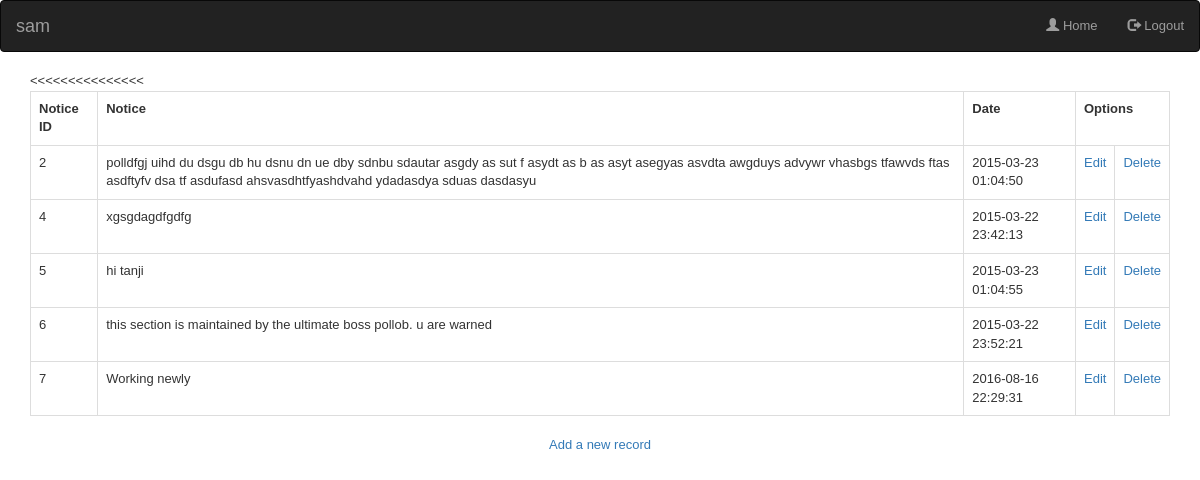
Page /admin/notice_section.php (signed in) on the committed database.
### tables this page shows
CREATE TABLE IF NOT EXISTS `notice` (
  `notice_id` int(11) NOT NULL AUTO_INCREMENT,
  `notice` varchar(500) NOT NULL,
  `date` datetime NOT NULL,
  PRIMARY KEY (`notice_id`)
);

### admin/function.php (called while the page is built, shortened)
<?php
function pagination($query,$per_page=10,$page=1,$url='?'){
    $page = ($page == 0 ? 1 : $page);
    $pagination = "";
    return $pagination;
}
?>

### admin/notice_section.php (the view, shortened to what this page needs)
<!DOCTYPE html>
<html>
<head>
	<link href='../css/fullcalendar.css' rel='stylesheet' />
	<link href='../css/fullcalendar.print.css' rel='stylesheet' media='print' />
	<link rel="stylesheet" type="text/css" href="../css/bootstrap.min.css">
</head>
<body>
 <nav class="navbar navbar-inverse">
  <div class="container-fluid">
    <div class="navbar-header">
      <a class="navbar-brand" href="#"><?php echo $_SESSION['user_id']; ?></a>
    </div>
    <div>
      <ul class="nav navbar-nav navbar-right">
        <li><a href="admin_home.php"><span class="glyphicon glyphicon-user"></span> Home</a></li>
        <li><a href="../logout.php"><span class="glyphicon glyphicon-log-out"></span> Logout</a></li>
      </ul>
    </div>
  </div>
</nav>
<div class="container">
		<table  class="table table-bordered table-hover">
			<tr>
				<th>Notice ID</th>
				<th>Notice</th>
				<th>Date</th>
				<th colspan="2">Options</th>
			</tr>
<?php
include_once('../connection.php');
include_once('function.php');
$page = (int)(!isset($_GET["page"]) ? 1 : $_GET["page"]);
$per_page = 10;
$startpoint = ($page * $per_page) - $per_page;
$statement = "`notice` ORDER BY `notice_id` ASC";
$results = mysqli_query($con,"SELECT * FROM {$statement} LIMIT {$startpoint} , {$per_page}");
if (mysqli_num_rows($results) != 0) {
	while ($row = mysqli_fetch_array($results)) {
		echo "<tr><td>".$row['notice_id'] . '</td><';
		echo "<td>".$row['notice'] . '</td><';
		echo "<td>".$row['date'] . '</td><';
		echo '<td><a href="notice_edit.php?notice_id=' . $row['notice_id'] . '&page='.$page.'">Edit</a></td>';
		echo '<td><a href="delete.php?id=' . $row['notice_id'] . '&page='.$page.'&id_type=notice_id">Delete</a></td></tr>';
	}
} else {
	echo "No records are found.";
}
?>
</table>
</div>
<p align="center"><a href="notice_new.php?page=<?php echo "$page"; ?>">Add a new record</a></p>
</body>
</html>

### css/fullcalendar.print.css (style rules this page uses)
th, td, hr, thead, tbody, .fc-row { border-color: #ccc !important; background: #fff !important; }

### admin/notice_section.php (style rules this page uses)
body { font-family:Arial, Helvetica, sans-serif; font-size:13px; }
table { border-collapse: collapse; width:50%; }
table, td, th { border: 1px solid black; }

### rows in the picture
notice: notice_id "2", notice "polldfgj uihd du dsgu db hu dsnu dn ue dby sdnbu sdautar asgdy as sut f asydt as b as asyt asegyas asvdta awgduys advywr vhasbgs tfawvds ftas asdftyfv dsa tf asdufasd ahsvasdhtfyashdvahd ydadasdya sduas dasdasyu", date "2015-03-23 01:04:50"
notice: notice_id "4", notice "xgsgdagdfgdfg", date "2015-03-22 23:42:13"
notice: notice_id "5", notice "hi tanji", date "2015-03-23 01:04:55"
notice: notice_id "6", notice "this section is maintained by the ultimate boss pollob. u are warned", date "2015-03-22 23:52:21"
notice: notice_id "7", notice "Working newly", date "2016-08-16 22:29:31"

### other values in the picture
$_SESSION['user_id'] "sam"
